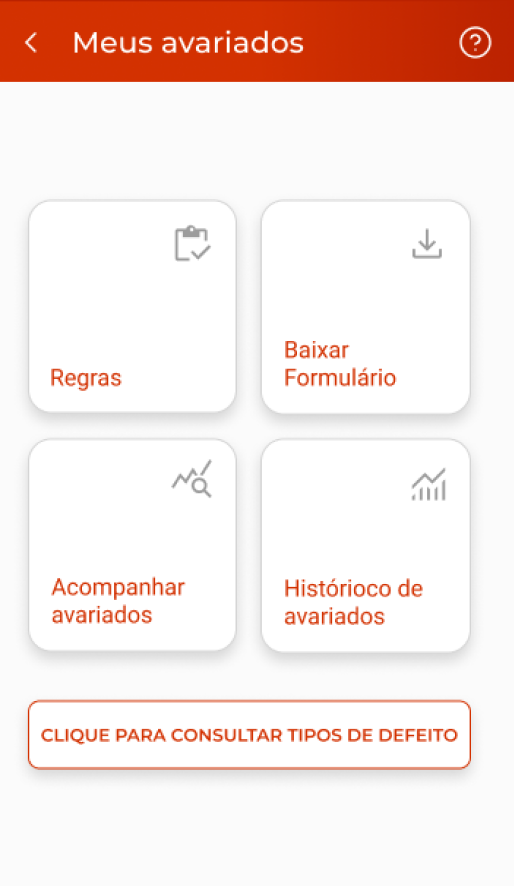
#> input picture scripts/case-video/supergasbras-app-revenda/screens/avariados.png, 514 x 886 px
$ python prepare-case-screens.py case-video/supergasbras-app-revenda/screens/avariados.png case-video/supergasbras-app-revenda/screens/filtro-base.png
#> lines starting #> are read from the running program, lines starting #| are printed output that depends on the picture
#!/usr/bin/env python3
"""
Prepara telas de produto para páginas de case.

Uso:
  python3 scripts/prepare-case-screens.py <entrada.png> <saida.webp>

- Remove o fundo branco externo (preenchimento a partir dos cantos), deixando a
  moldura da tela com fundo transparente
- Recorta a margem vazia
- Amplia 2x (Lanczos) com realce leve de nitidez
- Exporta WebP com transparência
"""
import sys
from PIL import Image, ImageDraw, ImageFilter


def main(src, out):
    im = Image.open(src).convert("RGBA")
    w, h = im.size
#> w = 514; h = 886
    # máscara do fundo externo: flood fill a partir dos 4 cantos sobre os pixels quase brancos
    rgb = im.convert("RGB")
#> rgb is the input picture: PIL image 514x886 RGB; mean R, G, B 246.1, 229.5, 224.8
    marker = (255, 0, 255)
    for corner in [(0, 0), (w - 1, 0), (0, h - 1), (w - 1, h - 1)]:
        ImageDraw.floodfill(rgb, corner, marker, thresh=24)
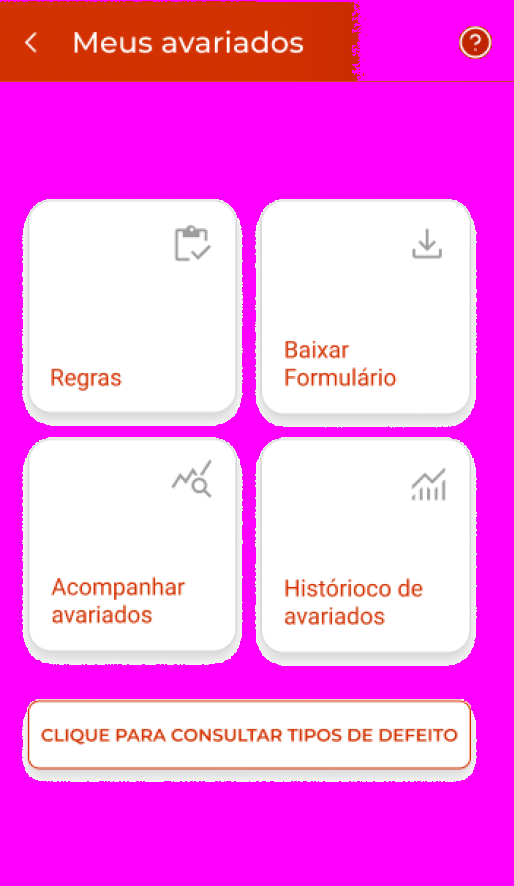
#> rgb: PIL image 514x886 RGB; mean R, G, B 249.6, 129.9, 233.5
    px_rgb, px = rgb.load(), im.load()
    for y in range(h):
        for x in range(w):
            if px_rgb[x, y] == marker:
                px[x, y] = (255, 255, 255, 0)
    bbox = im.getbbox()
#> bbox = (0, 1, 514, 782)
    if bbox:
        im = im.crop(bbox)
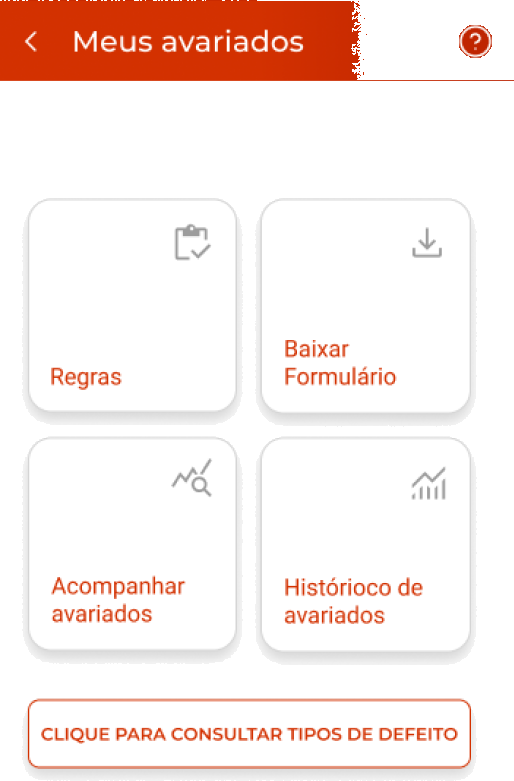
#> im: PIL image 514x781 RGBA; mean R, G, B, A 248.9, 234.8, 230.6, 167.6; transparent parts drawn white
    # suaviza a borda do recorte
    alpha = im.getchannel("A").filter(ImageFilter.GaussianBlur(0.6))
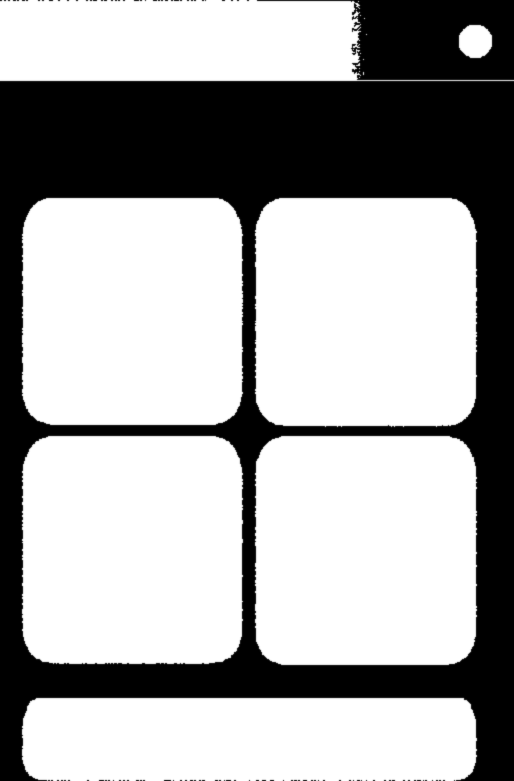
#> alpha: PIL image 514x781 L; min 0, max 255, mean 167.6
    im.putalpha(alpha)
    big = im.resize((im.width * 2, im.height * 2), Image.LANCZOS)
    r, g, b, a = big.split()
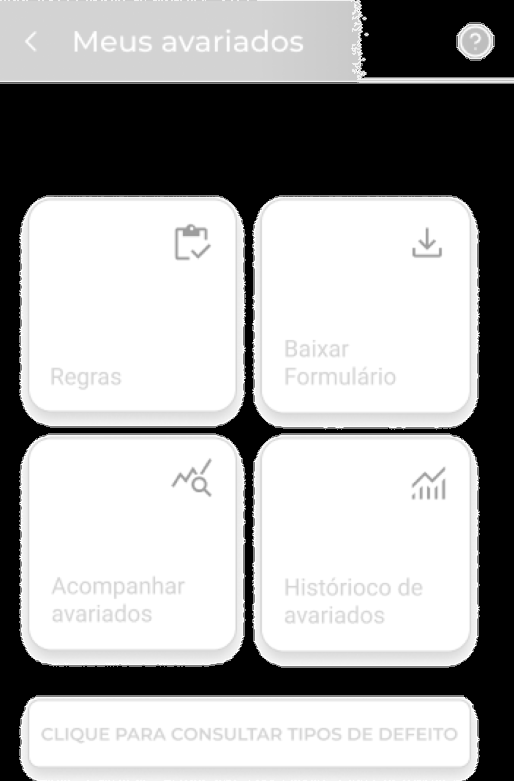
#> r: PIL image 1028x1562 L (shown at 1/2 size); min 0, max 255, mean 168.2
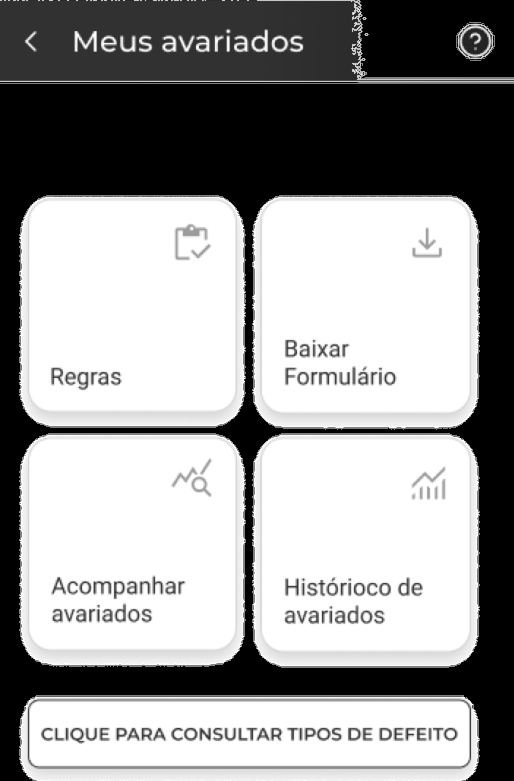
#> g: PIL image 1028x1562 L (shown at 1/2 size); min 0, max 255, mean 153.7
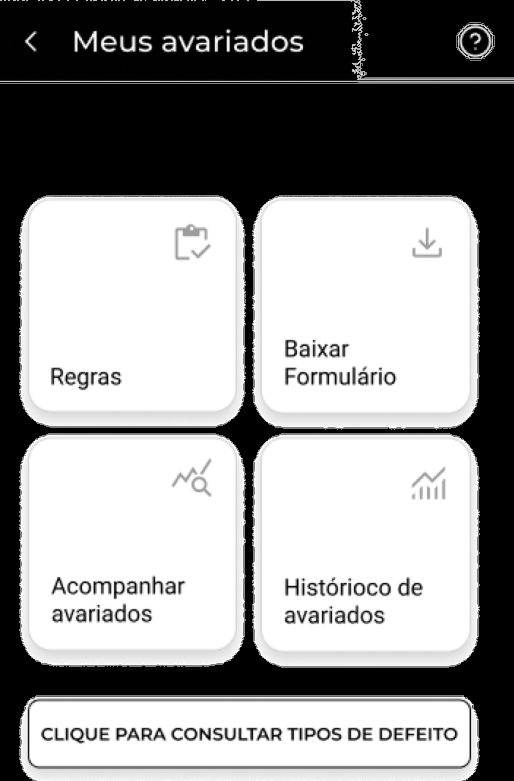
#> b: PIL image 1028x1562 L (shown at 1/2 size); min 0, max 255, mean 149.5
    sharp = Image.merge("RGB", (r, g, b)).filter(ImageFilter.UnsharpMask(radius=1.4, percent=60, threshold=2))
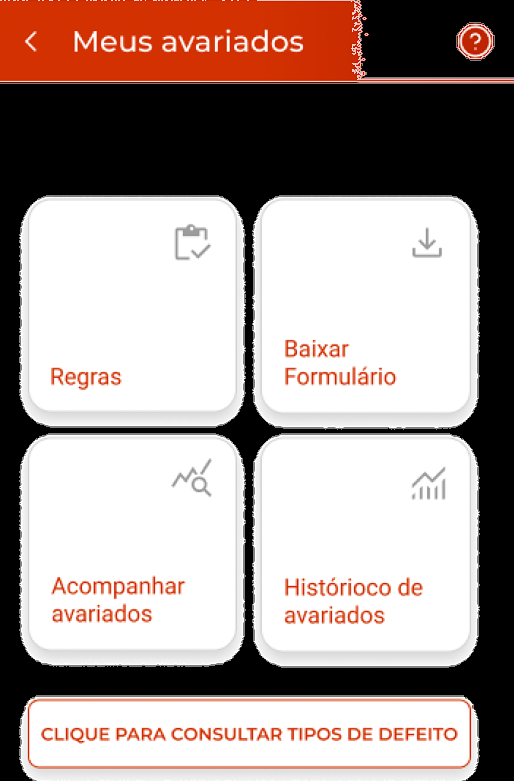
#> sharp: PIL image 1028x1562 RGB (shown at 1/2 size); mean R, G, B 168.2, 153.6, 149.4
    sharp.putalpha(a)
#> sharp: PIL image 1028x1562 RGBA
    sharp.save(out, "WEBP", quality=90, method=6)
    print(out, sharp.size)
#| case-video/supergasbras-app-revenda/screens/filtro-base.png (1028, 1562)


if __name__ == "__main__":
    if len(sys.argv) != 3:
        sys.exit(__doc__)
    main(sys.argv[1], sys.argv[2])

$ run again, on scripts/case-video/supergasbras-app-revenda/screens/filtro-modal.png
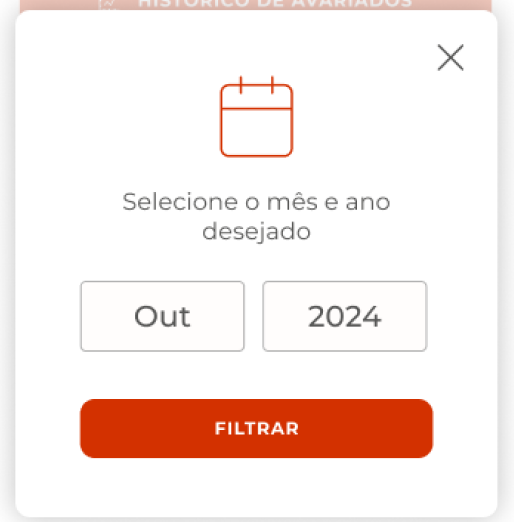
#> input picture scripts/case-video/supergasbras-app-revenda/screens/filtro-modal.png, 514 x 522 px
#> in main, rgb is the input picture: PIL image 514x522 RGB; mean R, G, B 247.7, 234.3, 230.2
#> bbox = (1, 0, 513, 522)
#> in main, `alpha = im.getchannel("A").filter(ImageFilter.GaussianBlur(0.6))`:
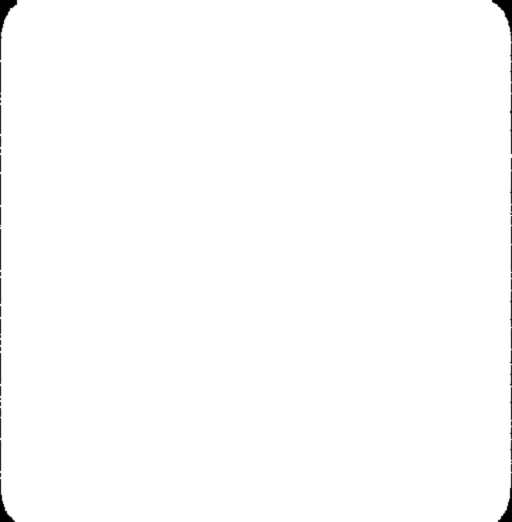
#> alpha: PIL image 512x522 L; min 0, max 255, mean 253.4
#> in main, `r, g, b, a = big.split()`:
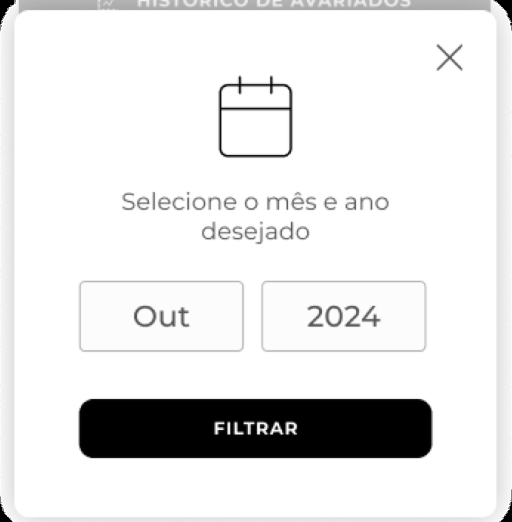
#> b: PIL image 1024x1044 L (shown at 1/2 size); min 0, max 255, mean 229.6
#| case-video/supergasbras-app-revenda/screens/filtro-modal.png (1024, 1044)

$ run again, on scripts/case-video/supergasbras-app-revenda/screens/financeiro.png
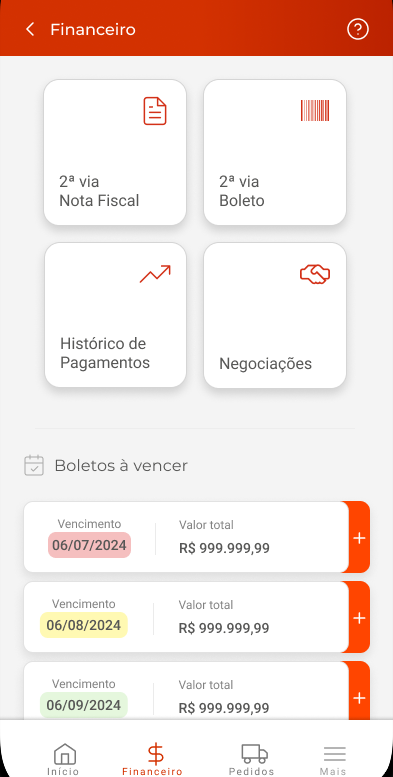
#> input picture scripts/case-video/supergasbras-app-revenda/screens/financeiro.png, 393 x 777 px
#> in main, rgb is the input picture: PIL image 393x777 RGB; mean R, G, B 242.7, 228.2, 223.4
#> bbox = (0, 0, 393, 777)
#> in main, `r, g, b, a = big.split()`:
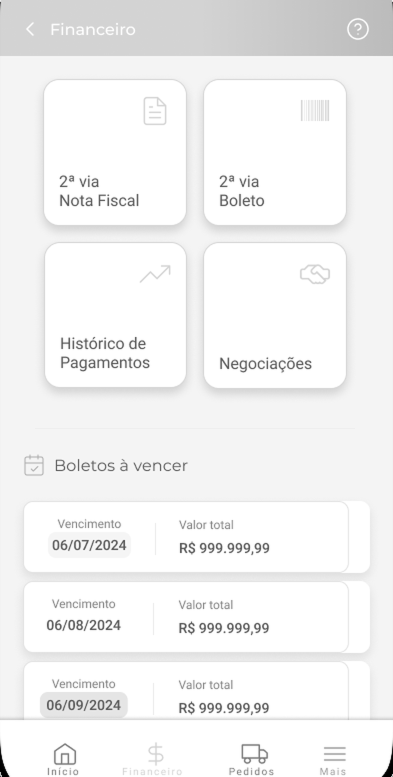
#> r: PIL image 786x1554 L (shown at 1/2 size); min 0, max 255, mean 242.6
#> in main, `r, g, b, a = big.split()`:
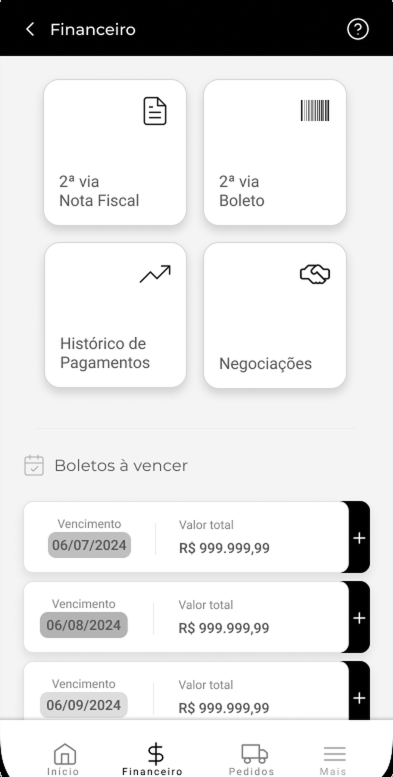
#> b: PIL image 786x1554 L (shown at 1/2 size); min 0, max 255, mean 223.2
#| case-video/supergasbras-app-revenda/screens/financeiro.png (786, 1554)

$ run again, on scripts/case-video/supergasbras-app-revenda/screens/historico.png
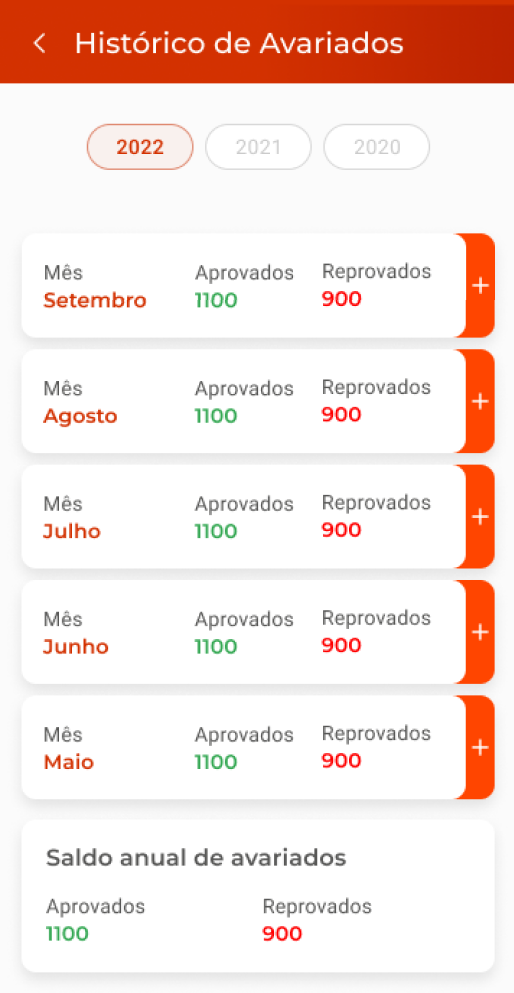
#> input picture scripts/case-video/supergasbras-app-revenda/screens/historico.png, 514 x 993 px
#> in main, rgb is the input picture: PIL image 514x993 RGB; mean R, G, B 245.1, 225.7, 219.6
#> bbox = (0, 5, 514, 983)
#> in main, `sharp = Image.merge("RGB", (r, g, b)).filter(ImageFilter.UnsharpMask(r..`:
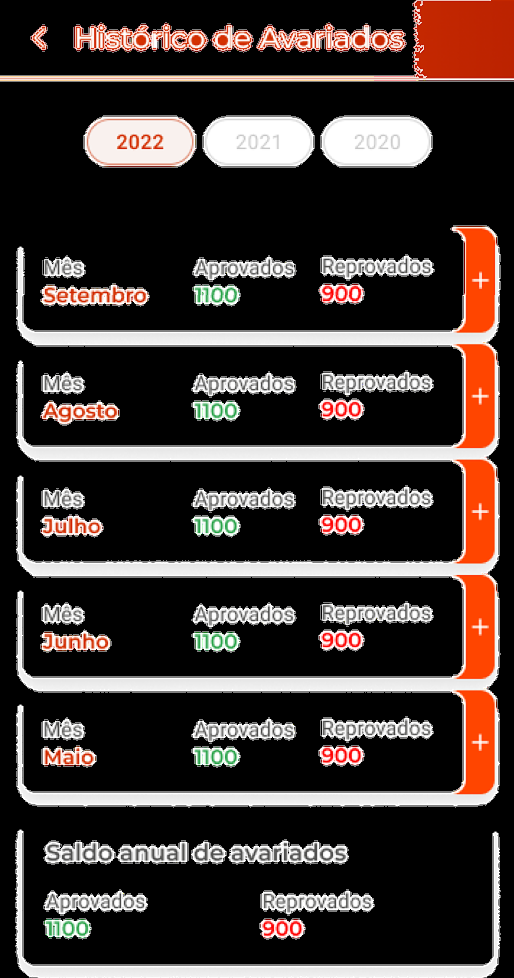
#> sharp: PIL image 1028x1956 RGB (shown at 1/2 size); mean R, G, B 64.9, 54.5, 51.1
#| case-video/supergasbras-app-revenda/screens/historico.png (1028, 1956)
